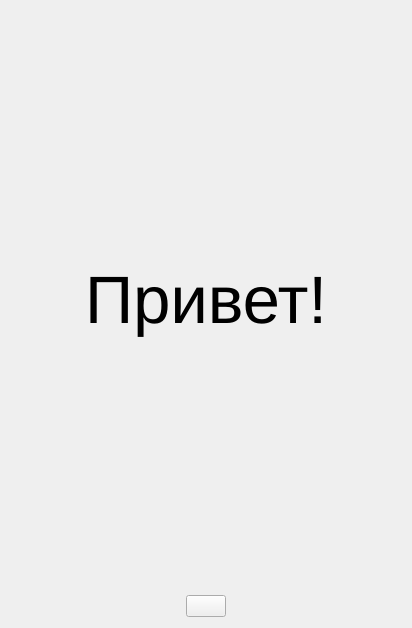
<?xml version="1.0" encoding="UTF-8"?>
<ui version="4.0">
 <class>GreetingWidget</class>
 <widget class="QWidget" name="GreetingWidget">
  <property name="geometry">
   <rect>
    <x>0</x>
    <y>0</y>
    <width>412</width>
    <height>628</height>
   </rect>
  </property>
  <property name="windowTitle">
   <string>Form</string>
  </property>
  <layout class="QGridLayout" name="gridLayout">
   <item row="0" column="1">
    <spacer name="verticalSpacer_2">
     <property name="orientation">
      <enum>Qt::Vertical</enum>
     </property>
     <property name="sizeHint" stdset="0">
      <size>
       <width>20</width>
       <height>40</height>
      </size>
     </property>
    </spacer>
   </item>
   <item row="2" column="2">
    <spacer name="horizontalSpacer_2">
     <property name="orientation">
      <enum>Qt::Horizontal</enum>
     </property>
     <property name="sizeHint" stdset="0">
      <size>
       <width>40</width>
       <height>20</height>
      </size>
     </property>
    </spacer>
   </item>
   <item row="4" column="1">
    <layout class="QGridLayout" name="gridLayout_2">
     <item row="0" column="0">
      <spacer name="horizontalSpacer_3">
       <property name="orientation">
        <enum>Qt::Horizontal</enum>
       </property>
       <property name="sizeHint" stdset="0">
        <size>
         <width>40</width>
         <height>20</height>
        </size>
       </property>
      </spacer>
     </item>
     <item row="0" column="2">
      <spacer name="horizontalSpacer_4">
       <property name="orientation">
        <enum>Qt::Horizontal</enum>
       </property>
       <property name="sizeHint" stdset="0">
        <size>
         <width>40</width>
         <height>20</height>
        </size>
       </property>
      </spacer>
     </item>
     <item row="0" column="1">
      <widget class="QPushButton" name="start_button">
       <property name="text">
        <string/>
       </property>
      </widget>
     </item>
    </layout>
   </item>
   <item row="3" column="1">
    <spacer name="verticalSpacer">
     <property name="orientation">
      <enum>Qt::Vertical</enum>
     </property>
     <property name="sizeHint" stdset="0">
      <size>
       <width>20</width>
       <height>40</height>
      </size>
     </property>
    </spacer>
   </item>
   <item row="2" column="0">
    <spacer name="horizontalSpacer">
     <property name="orientation">
      <enum>Qt::Horizontal</enum>
     </property>
     <property name="sizeHint" stdset="0">
      <size>
       <width>40</width>
       <height>20</height>
      </size>
     </property>
    </spacer>
   </item>
   <item row="2" column="1">
    <layout class="QHBoxLayout" name="horizontalLayout_2">
     <item>
      <spacer name="horizontalSpacer_5">
       <property name="orientation">
        <enum>Qt::Horizontal</enum>
       </property>
       <property name="sizeHint" stdset="0">
        <size>
         <width>40</width>
         <height>20</height>
        </size>
       </property>
      </spacer>
     </item>
     <item>
      <widget class="QLabel" name="label">
       <property name="font">
        <font>
         <pointsize>50</pointsize>
        </font>
       </property>
       <property name="text">
        <string>Привет!</string>
       </property>
      </widget>
     </item>
     <item>
      <spacer name="horizontalSpacer_6">
       <property name="orientation">
        <enum>Qt::Horizontal</enum>
       </property>
       <property name="sizeHint" stdset="0">
        <size>
         <width>40</width>
         <height>20</height>
        </size>
       </property>
      </spacer>
     </item>
    </layout>
   </item>
  </layout>
 </widget>
 <resources/>
 <connections/>
</ui>
